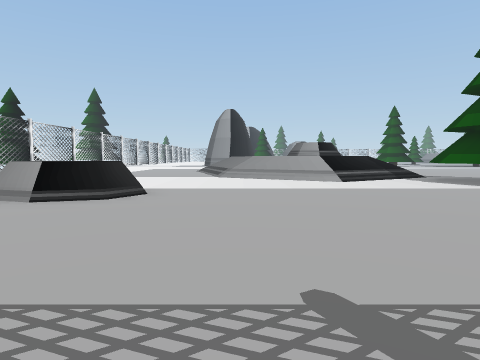
view 1 (above)

24 first-person views from a walk through a scene from a Unity 3-D project. The camera is 1.4 m above the floor, tilts 4° down and sees 75° across. The floor is counted in squares, 2 m on a side. Each view is taken from the middle of a square. On the plan, view 1 faces up. The plan holds only what a view shows up to about 10 squares ahead; the rest is blank. The place goes on beyond the plan. Some animated figures are not drawn.

view 2
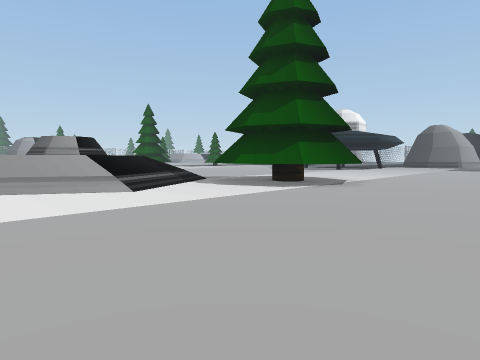

view 3
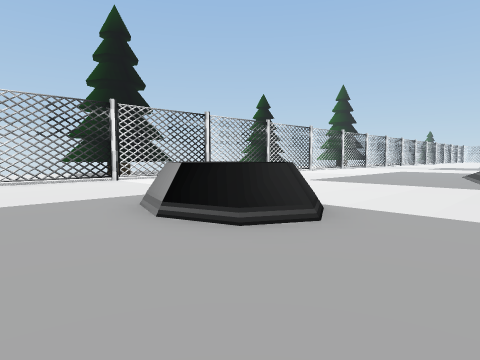

view 4
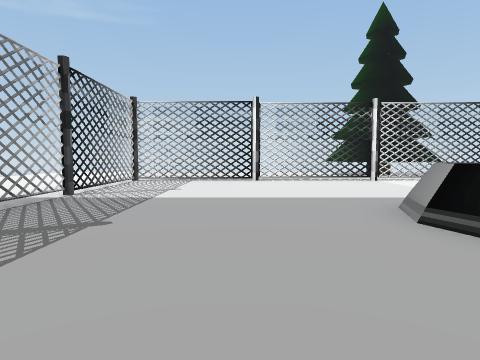

view 5
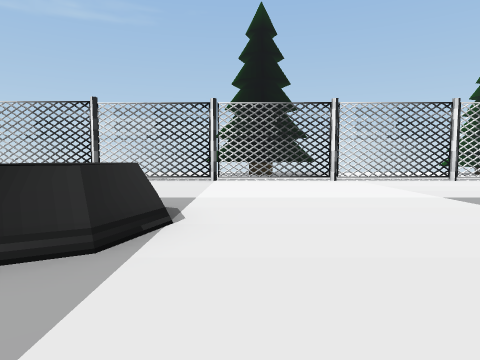

view 6
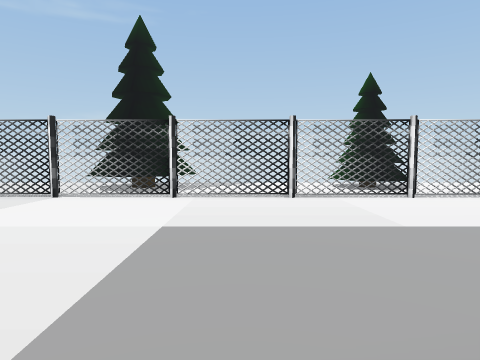

view 7
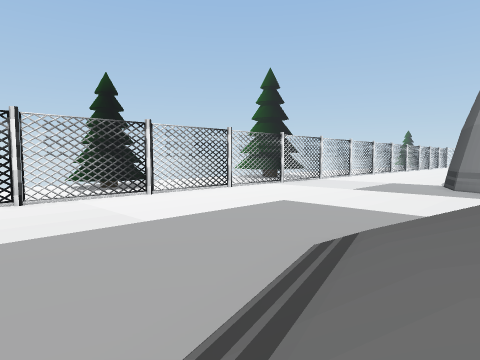

view 8
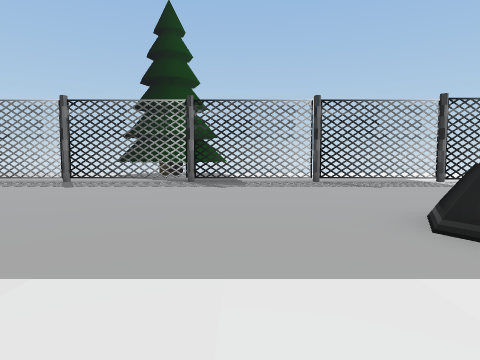

view 9
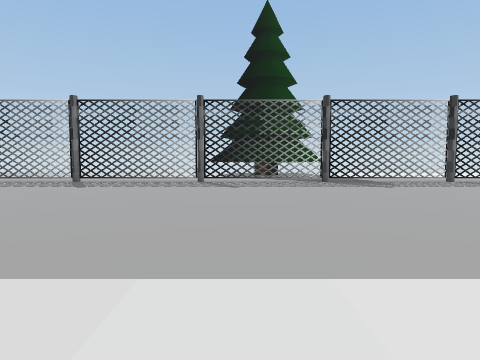

view 10
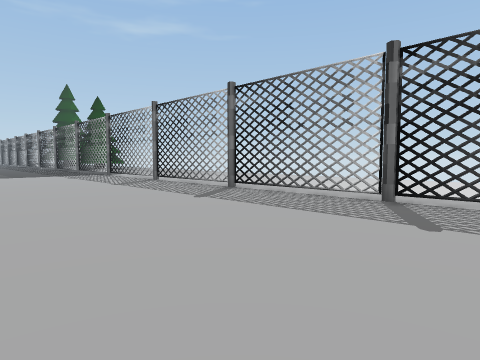

view 11
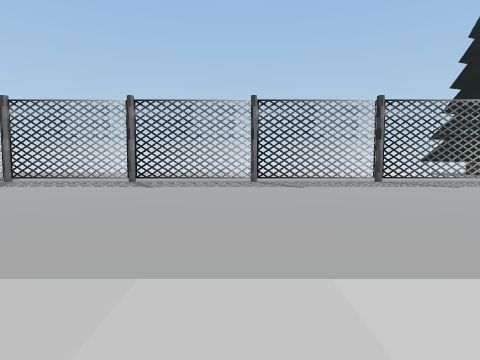

view 12
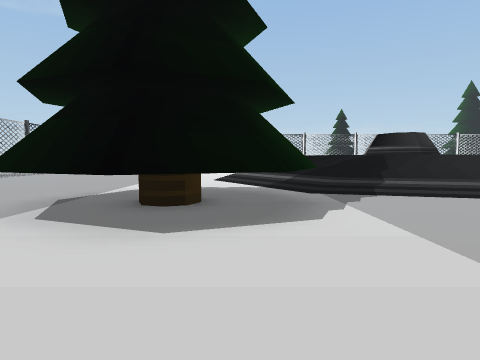

view 13
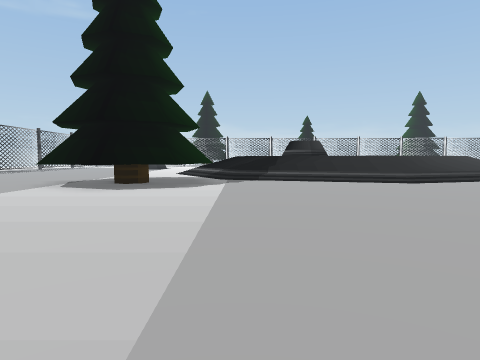

view 14
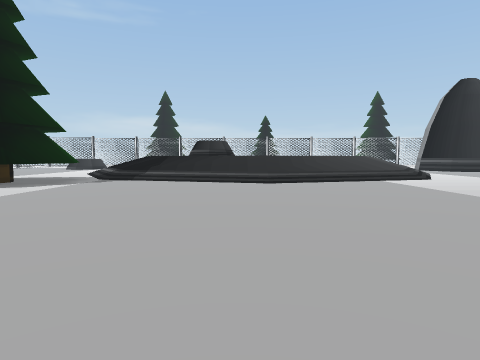

view 15
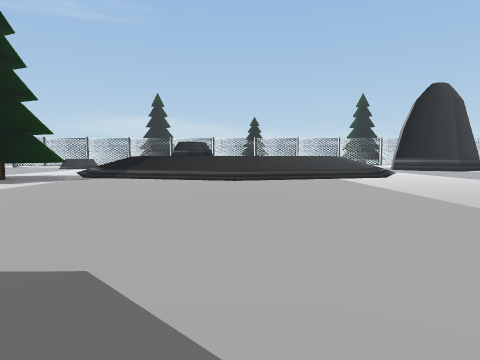

view 16
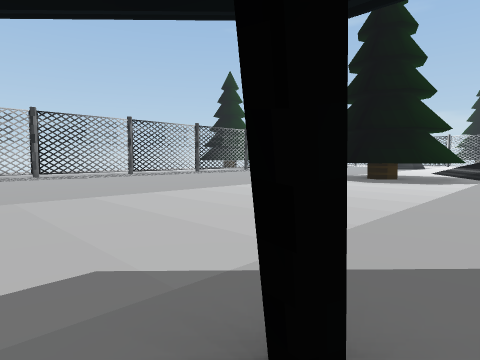

view 17
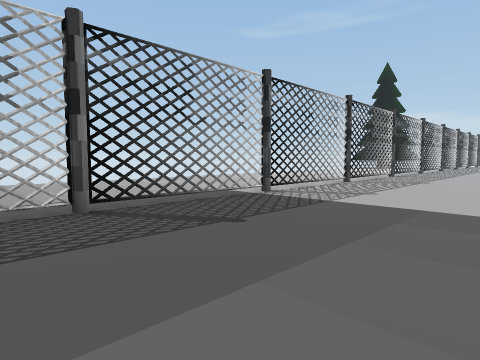

view 18
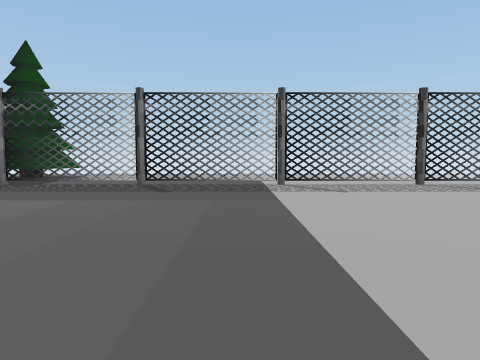

view 19
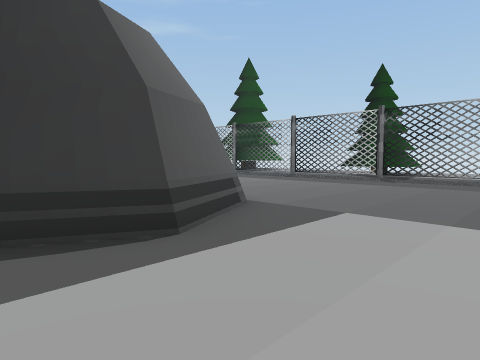

view 20
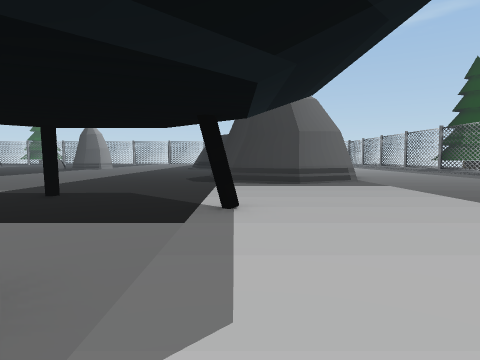

view 21
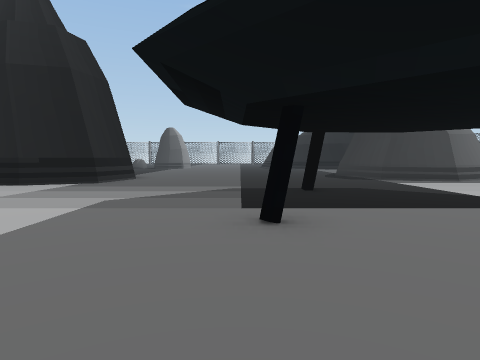

view 22
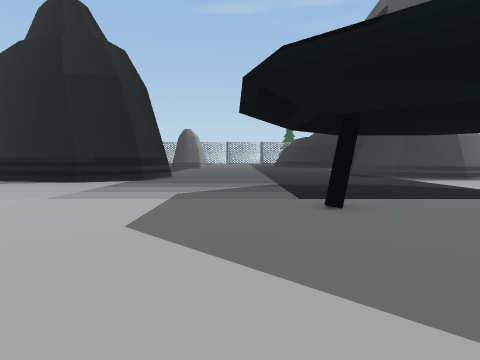

view 23
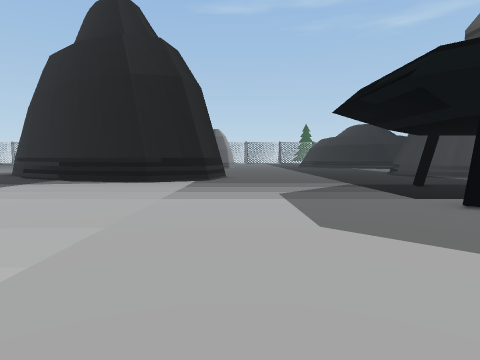

view 24
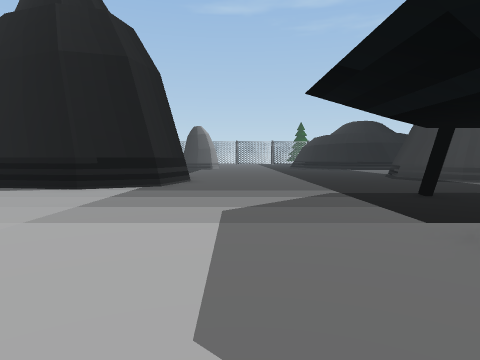

### Floor plan
Key: @ floor where view 1 was taken; # wall or solid block; x gap in a wall; . main floor; : floor 1.5 m higher than the main floor; / step, stairs or slope; = window, fence, low wall or low ledge; T pine tree; O other object.
Columns run from 11 left of view 1 to 27 right of it. Each row starts with its distance up from view 1.
 23        ...        .....        .....#
 22       ....        /.....     .......#
 21      .....        /......   ........#
 20  x. ......        /.................###
 19  #........        /....................
 18  #......./        //...................
 17  x.......//:      //...................
 16  #.......//:      //..........#........
 15  x........//  OO ///...................
 14  #........//  OO //........  .....#....
 13  x........///:::///....................
 12  #......../ ///////..........#.........
 11  x......... //////.T............#.....#
 10  #...........///..TTT................##
  9  #...............TTTTT...............##
  8  #...............TTTTT........ .......#
  7  #.....OO.........TTT......... ........
  6 .#.....OOO.............................
  5 .#......O..............................
  4  #.....................................
  3  #.....................................
  2  #.....................................
  1  #.....................................
  0  #.........@...........................
 -1   #####x#==x##.#xx==xx#=x==#x#==#x=x=x.
 -2   ....             ......   ........  O
 -3                                       O

Where each view was taken, in squares from view 1:
view 1: 0 up, 0 right, facing up
view 2: 3 up, 0 right, facing up-right
view 3: 3 up, 0 right, facing up-left
view 4: 3 up, 0 right, facing left
view 5: 8 up, 0 right, facing left
view 6: 13 up, 0 right, facing left
view 7: 13 up, 0 right, facing up-left
view 8: 9 up, 0 right, facing down
view 9: 9 up, 4 right, facing down
view 10: 5 up, 7 right, facing down-right
view 11: 9 up, 13 right, facing down
view 12: 10 up, 13 right, facing left
view 13: 12 up, 17 right, facing left
view 14: 16 up, 17 right, facing left
view 15: 17 up, 18 right, facing left
view 16: 13 up, 19 right, facing down-left
view 17: 4 up, 25 right, facing down-left
view 18: 8 up, 21 right, facing down
view 19: 11 up, 23 right, facing down-right
view 20: 11 up, 17 right, facing right
view 21: 16 up, 16 right, facing right
view 22: 17 up, 15 right, facing right
view 23: 19 up, 15 right, facing right
view 24: 18 up, 17 right, facing right
